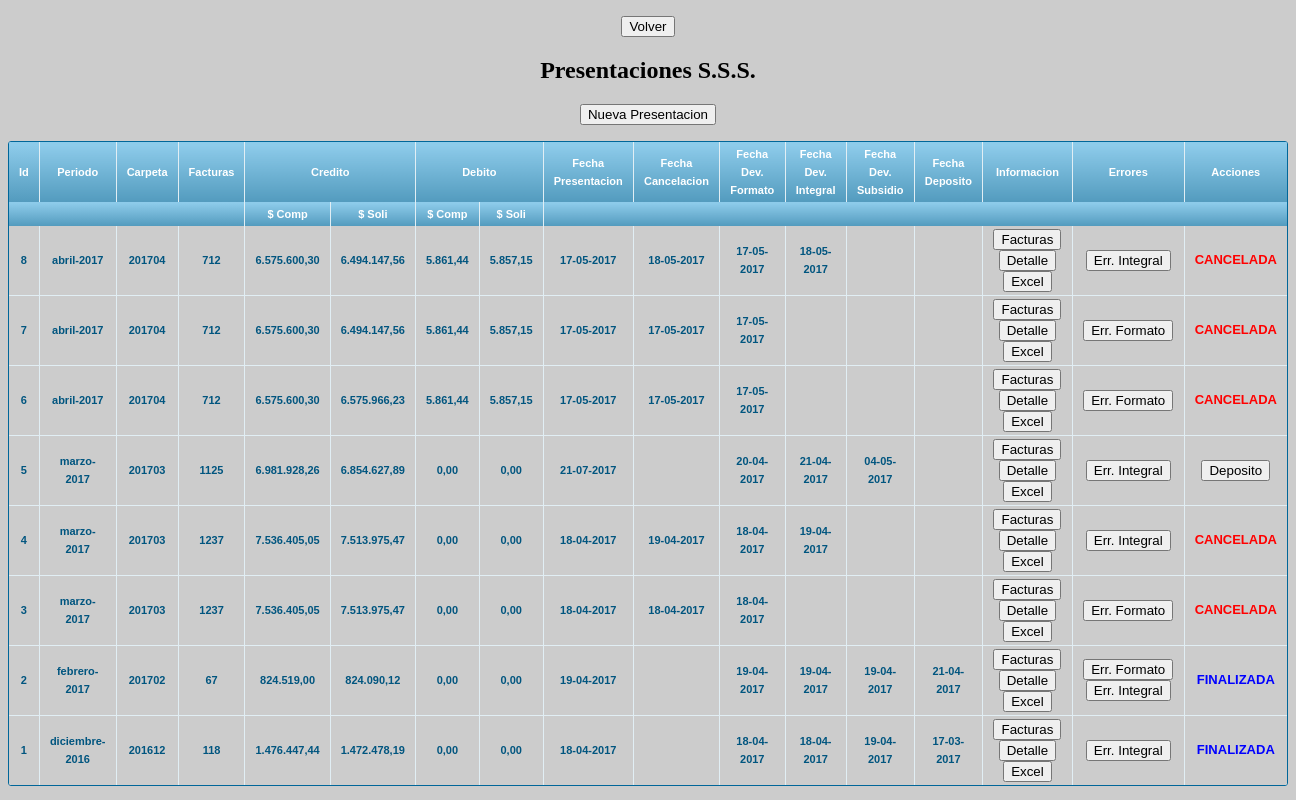
/presentacion.php, run on an earlier commit of the app's database.
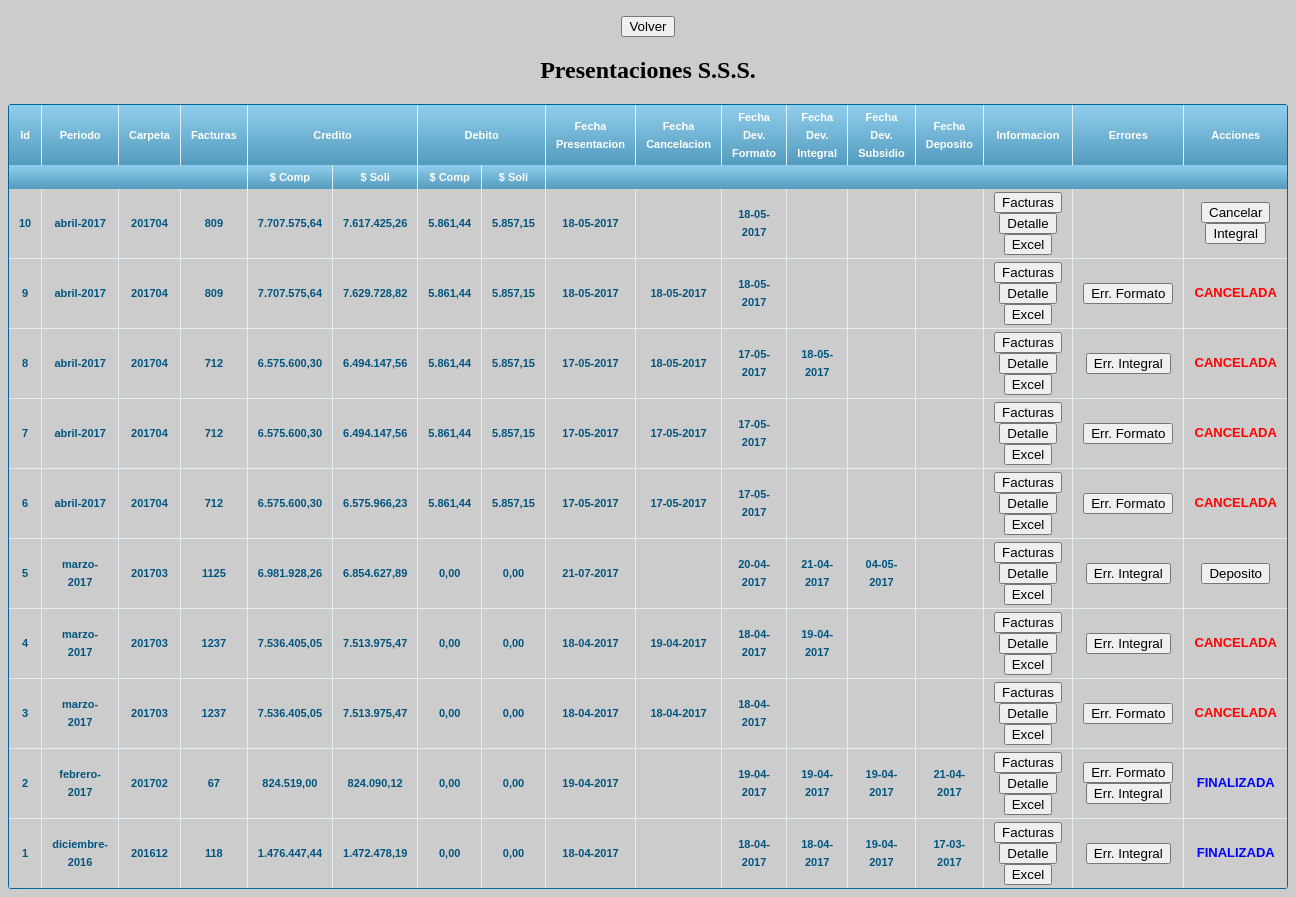
And on a later commit of the database.
### tables this page shows
CREATE TABLE IF NOT EXISTS `presentacion` (
  `id` int(4) NOT NULL AUTO_INCREMENT,
  `idcronograma` int(3) NOT NULL,
  `fechapresentacion` date DEFAULT NULL,
  `fechacancelacion` date DEFAULT NULL,
  `motivocancelacion` text,
  `cantfactura` int(6) NOT NULL,
  `impcomprobantes` decimal(15,2) NOT NULL,
  `impsolicitado` decimal(15,2) NOT NULL,
  `impcomprobantesd` decimal(15,2) NOT NULL,
  `impsolicitadod` decimal(15,2) NOT NULL,
  `fechadeposito` date DEFAULT NULL,
  `montodepositado` decimal(15,2) DEFAULT NULL,
  PRIMARY KEY (`id`)
);

CREATE TABLE IF NOT EXISTS `cronograma` (
  `id` int(3) NOT NULL AUTO_INCREMENT,
  `periodo` varchar(100) NOT NULL,
  `carpeta` varchar(6) NOT NULL,
  `fechacierre` date NOT NULL,
  `periodosincluidos` varchar(50) NOT NULL,
  PRIMARY KEY (`id`)
);

### presentacion.php (the view, shortened to what this page needs)
<?php
$sqlPresentacion = "SELECT
						p.id,
						DATE_FORMAT(p.fechapresentacion, '%d-%m-%Y') as fechapresentacion,
						DATE_FORMAT(p.fechacancelacion, '%d-%m-%Y') as fechacancelacion,
						p.cantfactura,
						p.impcomprobantes,
						p.impsolicitado,
						p.impcomprobantesd,
						p.impsolicitadod,
						cronograma.periodo,
						cronograma.carpeta,
						DATE_FORMAT(presentacionformato.fechadevformato, '%d-%m-%Y') as fechadevformato,
						presentacionformato.cantformatonok,
						DATE_FORMAT(presentacionintegral.fechaintegral, '%d-%m-%Y') as fechaintegral,
						presentacionintegral.cantintegralnok,
						DATE_FORMAT(presentacionsubsidio.fechasubsidio, '%d-%m-%Y') as fechasubsidio,
						DATE_FORMAT(p.fechadeposito, '%d-%m-%Y') as fechadeposito
					FROM presentacion p
          			INNER JOIN cronograma on p.idcronograma = cronograma.id
				  	LEFT JOIN presentacionformato on p.id = presentacionformato.id
          			LEFT JOIN presentacionintegral on p.id = presentacionintegral.id
          			LEFT JOIN presentacionsubsidio on p.id = presentacionsubsidio.id
					ORDER BY p.id DESC";
$resPresentacion = mysql_query($sqlPresentacion);
$canPresentacion = mysql_num_rows($resPresentacion);
$sqlPresentacionPeriodo = "SELECT *
							FROM presentacion p
							LEFT JOIN presentacionsubsidio on p.id = presentacionsubsidio.id
							WHERE p.fechacancelacion is null and presentacionsubsidio.fechasubsidio is null";
$resPresentacionPeriodo  = mysql_query($sqlPresentacionPeriodo);
$canPresentacionPeriodo = mysql_num_rows($resPresentacionPeriodo);
?>
<!DOCTYPE html PUBLIC "-//W3C//DTD XHTML 1.0 Transitional//EN" "http://www.w3.org/TR/xhtml1/DTD/xhtml1-transitional.dtd">
<html xmlns="http://www.w3.org/1999/xhtml">
<head>
<link rel="stylesheet" href="css/tablas.css"/>
</head>
<body bgcolor="#CCCCCC">
	<div align="center">
	 	<p><input type="button" name="volver" value="Volver" onClick="location.href = 'menu.php'" /></p>
	 	<h2>Presentaciones S.S.S.</h2>
  <?php if ($canPresentacionPeriodo == 0) {?>
	 		<p><input type="button" name="nueva" value="Nueva Presentacion" onClick="location.href = 'presentacion.nueva.php'" /></p>
  <?php }
        if ($canPresentacion > 0) {?>
		 <div class="grilla">
			 <table>
			 	<thead>
			 		<tr>
			 			<th style="font-size: 11px">Id</th>
			 			<th style="font-size: 11px">Periodo</th>
			 			<th style="font-size: 11px">Carpeta</th>
			 			<th style="font-size: 11px">Facturas</th>
			 			<th style="font-size: 11px" colspan="2">Credito</th>
			 			<th style="font-size: 11px" colspan="2">Debito</th>
			 			<th style="font-size: 11px">Fecha Presentacion</th>
			 			<th style="font-size: 11px">Fecha Cancelacion</th>
			 			<th style="font-size: 11px">Fecha Dev. Formato</th>
			 			<th style="font-size: 11px">Fecha Dev. Integral</th>
			 			<th style="font-size: 11px">Fecha Dev. Subsidio</th>
			 			<th style="font-size: 11px">Fecha Deposito</th>
			 			<th style="font-size: 11px">Informacion</th>
			 			<th style="font-size: 11px">Errores</th>
			 			<th style="font-size: 11px">Acciones</th>
			 		</tr>
			 		<tr>
			 			<th style="font-size: 11px" colspan="4"></th>
			 			<th style="font-size: 11px">$ Comp</th>
			 			<th style="font-size: 11px">$ Soli</th>
			 			<th style="font-size: 11px">$ Comp</th>
			 			<th style="font-size: 11px">$ Soli</th>
			 			<th style="font-size: 11px" colspan="9"></th>
			 		</tr>
			 	</thead>
			 	<tbody>
			<?php while ($rowPresentacion = mysql_fetch_array($resPresentacion)) { ?>
					<tr>
						<td style="font-size: 11px"><?php echo $rowPresentacion['id'] ?></td>
						<td style="font-size: 11px"><?php echo $rowPresentacion['periodo'] ?></td>
						<td style="font-size: 11px"><?php echo $rowPresentacion['carpeta'] ?></td>
						<td style="font-size: 11px"><?php echo $rowPresentacion['cantfactura'] ?></td>
						<td style="font-size: 11px"><?php echo number_format($rowPresentacion['impcomprobantes'],2,",",".") ?></td>
						<td style="font-size: 11px"><?php echo number_format($rowPresentacion['impsolicitado'],2,",",".") ?></td>
						<td style="font-size: 11px"><?php echo number_format($rowPresentacion['impcomprobantesd'],2,",",".") ?></td>
						<td style="font-size: 11px"><?php echo number_format($rowPresentacion['impsolicitadod'],2,",",".") ?></td>
						<td style="font-size: 11px"><?php echo $rowPresentacion['fechapresentacion'] ?></td>
						<td style="font-size: 11px"><?php echo $rowPresentacion['fechacancelacion'] ?></td>
						<td style="font-size: 11px"><?php echo $rowPresentacion['fechadevformato'] ?></td>
						<td style="font-size: 11px"><?php echo $rowPresentacion['fechaintegral'] ?></td>
						<td style="font-size: 11px"><?php echo $rowPresentacion['fechasubsidio'] ?></td>
						<td style="font-size: 11px"><?php echo $rowPresentacion['fechadeposito'] ?></td>
						<td style="font-size: 11px">
							<input type="button" value="Facturas" onClick="location.href = 'presentacion.facturas.php?id=<?php echo $rowPresentacion['id'] ?>'"/>
							<input type="button" value="Detalle" onClick="location.href = 'presentacion.detalle.php?id=<?php echo $rowPresentacion['id'] ?>'"/>
							<input type="button" value="Excel" onClick="location.href = 'presentacion.detalleExcel.php?id=<?php echo $rowPresentacion['id'] ?>&carpeta=<?php echo $rowPresentacion['carpeta'] ?>'"/>
						</td>
						<td style="font-size: 11px">
					<?php	if ($rowPresentacion['fechadevformato'] != NULL && $rowPresentacion['cantformatonok'] != 0) { ?>
								<input type="button" value="Err. Formato" onClick="location.href = 'presentacion.erroresformato.php?id=<?php echo $rowPresentacion['id'] ?>'"/>
					<?php   } ?>
					<?php	if ($rowPresentacion['fechaintegral'] != NULL && $rowPresentacion['cantintegralnok'] != 0) { ?>
								<input type="button" value="Err. Integral" onClick="location.href = 'presentacion.erroresintegral.php?id=<?php echo $rowPresentacion['id'] ?>'"/>
					<?php   } ?>
						</td>
						<td>
				    		 <?php 	if ($rowPresentacion['fechacancelacion'] == NULL) {
				    					if ($rowPresentacion['fechapresentacion'] == NULL) { ?>
											<input type="button" value="Cancelar" onClick="location.href = 'presentacion.cancelar.php?id=<?php echo $rowPresentacion['id'] ?>'"/>
											<input type="button" value="Generar Archivo" onClick="location.href = 'presentacion.archivo.php?id=<?php echo $rowPresentacion['id'] ?>'"/>
					  		   	  <?php } else {
											if ($rowPresentacion['fechadevformato'] == NULL) { ?>
												<input type="button" value="Cancelar" onClick="location.href = 'presentacion.cancelar.php?id=<?php echo $rowPresentacion['id'] ?>'"/>
												<input type="button" value="Formato" onClick="location.href = 'presentacion.devformato.php?id=<?php echo $rowPresentacion['id'] ?>'"/>
					  			  	  <?php } else {
					  			  	  			if ($rowPresentacion['fechaintegral'] == NULL) { ?>
					  			  	  				<input type="button" value="Cancelar" onClick="location.href = 'presentacion.cancelar.php?id=<?php echo $rowPresentacion['id'] ?>'"/>
													<input type="button" value="Integral" onClick="location.href = 'presentacion.devintegral.php?id=<?php echo $rowPresentacion['id'] ?>'"/>
					  			  	  	  <?php } else {
				      								if ($rowPresentacion['fechasubsidio'] == NULL) { ?>
				      									<input type="button" value="Cancelar" onClick="location.href = 'presentacion.cancelar.php?id=<?php echo $rowPresentacion['id'] ?>'"/>
				      									<input type="button" value="Subsidio" onClick="location.href = 'presentacion.devsubsidio.php?id=<?php echo $rowPresentacion['id'] ?>'"/>
				     			 		  	  <?php } else {
				     			 		  				if ($rowPresentacion['fechadeposito'] == NULL) {?>
				     										<input type="button" value="Deposito" onClick="location.href = 'presentacion.deposito.php?id=<?php echo $rowPresentacion['id'] ?>'"/>
				     							<?php 	} else {  ?>
				     										<font color="blue" size="2px">FINALIZADA</font>
				     			 		  		<?php	}
				     			 		 			}
					  			  	  	  		}
					  			  	  		}
					  			  	  	}
				      				} else { ?>
				      					<font color="red" size="2px">CANCELADA</font>
				     			<?php  } ?>
						</td>
					</tr>
			 <?php 	}  ?>
			  	</tbody>
			</table>
		</div>
  <?php } else { ?>
			<p style="color: blue"><b>NO HAY PRESENTACIONES HASTA EL MOMENTO</b></p>
  <?php } ?>
	</div>
</body>
</html>

### css/tablas.css (style rules this page uses)
.grilla { font: normal 12px/150% Arial, Helvetica, sans-serif; background: #fff; overflow: hidden; border: 1px solid #006699; -webkit-border-radius: 3px; -moz-border-radius: 3px; border-radius: 3px; display: table }
.grilla table { border-collapse: collapse; text-align: center; width: 100%; }
.grilla table td, .grilla table th, .grilla table .title { padding: 3px 10px; }
.grilla table thead th, .grilla table .title { background-image: linear-gradient(to bottom, #8DCBEA 5%, #539BBE 100%); background-color:#99bfe6; color:#FFFFFF; font-size: 15px; font-weight: bold; border-left: 1px solid #E1EEF4; }
.grilla table thead th:first-child, .grilla table .title { border: none; }
.grilla table tbody td { background-color:#CCCCCC; color: #00557F; border-left: 1px solid #E1EEF4; font-size: 14px; border-bottom: 1px solid #E1EEF4; font-weight: bold; }
.grilla table tbody td:first-child { border-left: none; }
.grilla table tbody tr:last-child td { border-bottom: none; }

What changed in the data, as far as the page shows it:
added presentacion: id "10", idcronograma.periodo "abril-2017", idcronograma.carpeta "201704", cantfactura "809", impcomprobantes "7.707.575,64", impsolicitado "7.617.425,26", impcomprobantesd "5.861,44", impsolicitadod "5.857,15", fechapresentacion "18-05-2017", fechadevformato "18-05-2017"
added presentacion: id "9", idcronograma.periodo "abril-2017", idcronograma.carpeta "201704", cantfactura "809", impcomprobantes "7.707.575,64", impsolicitado "7.629.728,82", impcomprobantesd "5.861,44", impsolicitadod "5.857,15", fechapresentacion "18-05-2017", fechacancelacion "18-05-2017", fechadevformato "18-05-2017", shows "CANCELADA"
Also different on the page:
form field nueva: "Nueva Presentacion" → (not shown)
